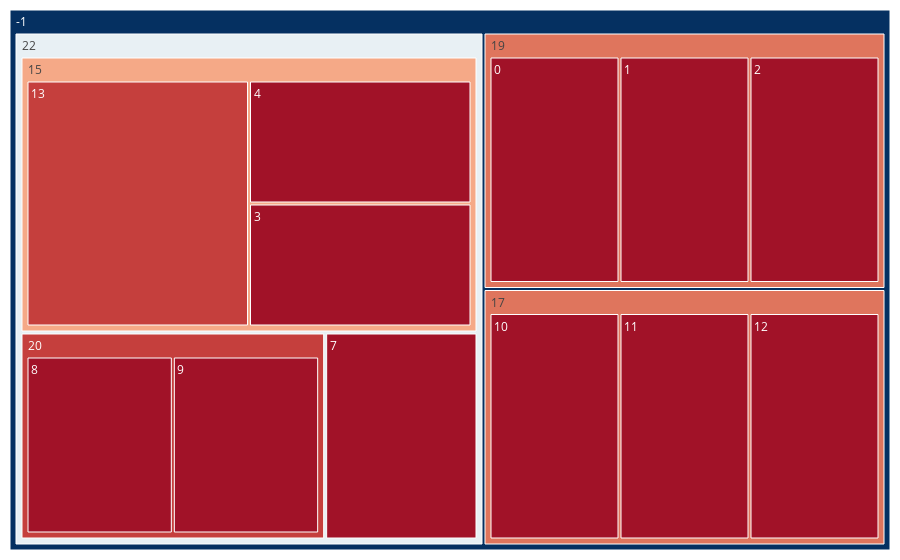

Notebook cell for this chart:
### Code cell
build_tree_map(df_res)

### Figure 1 — Plotly figure (JSON) as saved in the notebook; plotly's stock layout.template omitted (floating-point values rounded to 4 significant figures)
{"data": [{"branchvalues": "total", "domain": {"x": [0, 1], "y": [0, 1]}, "hovertemplate": "<b>%{label} </b> <br> Label: %{value}<br>Color: %{color:.2f}", "labels": [-1, 19, 22, 17, 0, 1, 2, 7, 20, 15, 10, 11, 12, 8, 9, 4, 13, 3], "marker": {"cmid": 0.5, "colors": [1, 0.2308, 0.5385, 0.2308, 0.07692, 0.07692, 0.07692, 0.07692, 0.1538, 0.3077, 0.07692, 0.07692, 0.07692, 0.07692, 0.07692, 0.07692, 0.1538, 0.07692], "colorscale": [[0, "rgb(103,0,31)"], [0.1, "rgb(178,24,43)"], [0.2, "rgb(214,96,77)"], [0.3, "rgb(244,165,130)"], [0.4, "rgb(253,219,199)"], [0.5, "rgb(247,247,247)"], [0.6, "rgb(209,229,240)"], [0.7, "rgb(146,197,222)"], [0.8, "rgb(67,147,195)"], [0.9, "rgb(33,102,172)"], [1, "rgb(5,48,97)"]]}, "name": "", "parents": ["", -1, -1, -1, 19, 19, 19, 22, 22, 22, 17, 17, 17, 20, 20, 15, 15, 15], "type": "treemap", "values": [13, 3, 7, 3, 1, 1, 1, 1, 2, 4, 1, 1, 1, 1, 1, 1, 2, 1]}], "layout": {"margin": {"b": 10, "l": 10, "r": 10, "t": 10}}}
